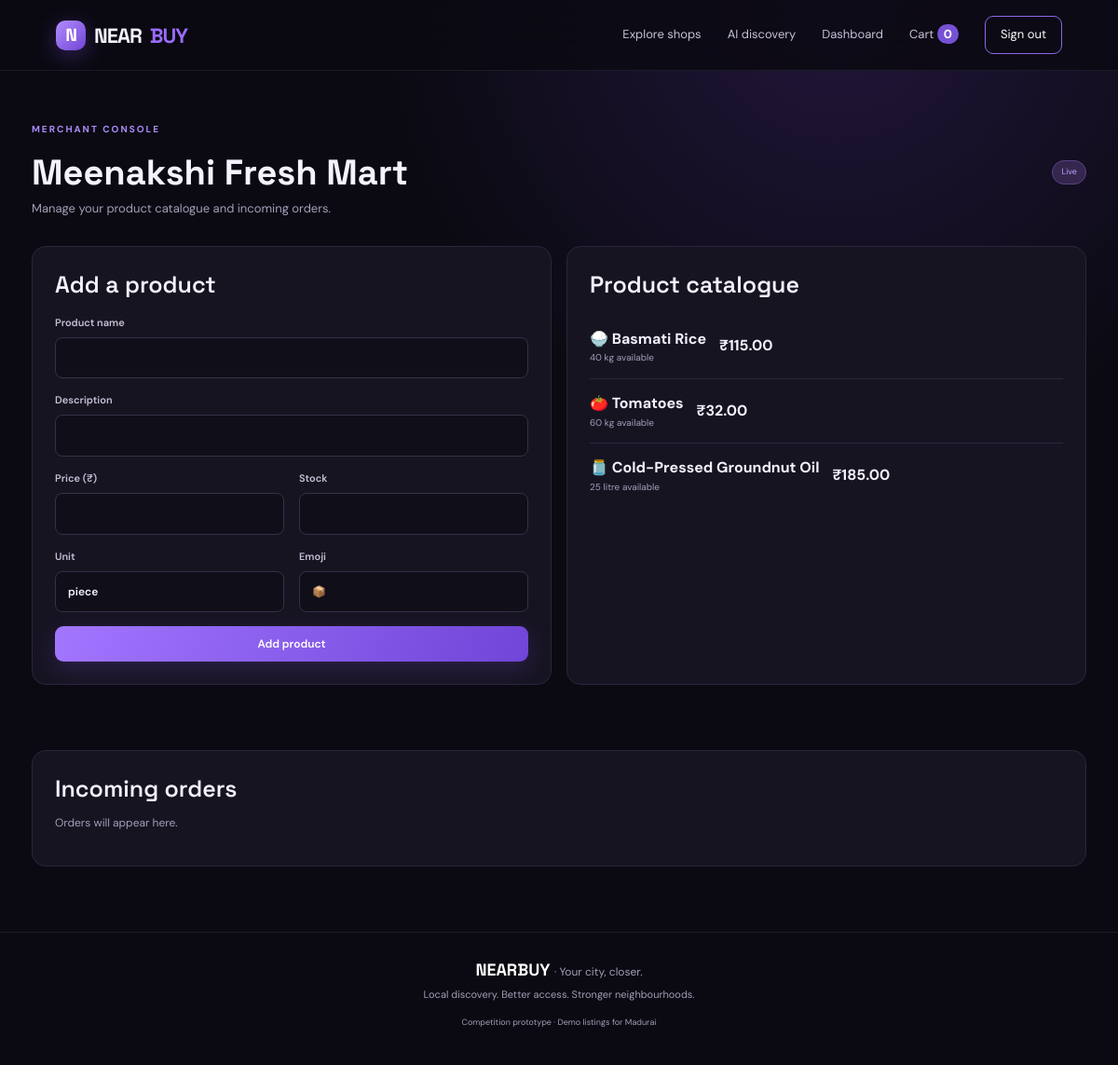
/shop/manage (signed in), run on the app's committed database.
### models.py (models this page shows)
class Shop(db.Model):
    id = db.Column(db.Integer, primary_key=True)
    name = db.Column(db.String(140), nullable=False)
    owner_name = db.Column(db.String(100), nullable=False)
    category = db.Column(db.String(60), nullable=False)
    description = db.Column(db.Text, default="")
    city = db.Column(db.String(80), nullable=False, index=True)
    area = db.Column(db.String(100), default="")
    address = db.Column(db.String(255), default="")
    phone = db.Column(db.String(30), default="")
    approved = db.Column(db.Boolean, default=True)
    created_at = db.Column(db.DateTime, default=datetime.utcnow)
    products = db.relationship("Product", backref="shop", cascade="all, delete-orphan")

class Product(db.Model):
    id = db.Column(db.Integer, primary_key=True)
    shop_id = db.Column(db.Integer, db.ForeignKey("shop.id"), nullable=False)
    name = db.Column(db.String(140), nullable=False)
    description = db.Column(db.Text, default="")
    price = db.Column(db.Numeric(10, 2), nullable=False)
    stock = db.Column(db.Integer, default=0)
    unit = db.Column(db.String(30), default="piece")
    image_emoji = db.Column(db.String(12), default="📦")
    active = db.Column(db.Boolean, default=True)

### app.py (the view)
@app.route("/shop/manage")
@role_required("shopkeeper")
def manage_shop():
    shop = Shop.query.filter_by(owner_name=current_user.name).first()
    if not shop:
        flash("Register your shop first.", "error")
        return redirect(url_for("shop_register"))
    products = Product.query.filter_by(shop_id=shop.id).all()
    orders = Order.query.filter_by(shop_id=shop.id).order_by(Order.created_at.desc()).all()
    return render_template("manage_shop.html", shop=shop, products=products, orders=orders)

### app.py (called while the page is built)
@login_manager.user_loader
def load_user(user_id):
    return db.session.get(User, int(user_id))

def role_required(*roles):
    def decorator(fn):
        @wraps(fn)
        @login_required
        def wrapped(*args, **kwargs):
            if current_user.role not in roles:
                abort(403)
            return fn(*args, **kwargs)
        return wrapped
    return decorator

@app.context_processor
def inject_globals():
    cart = session.get("cart", {})
    return {"cart_count": sum(int(v) for v in cart.values()), "categories": [
        "Groceries", "Furniture", "Meat & Seafood", "Electronics",
        "Clothing", "Hardware", "Pharmacy", "Stationery", "Bakery"
    ]}

### templates/manage_shop.html
{% extends "base.html" %}{% block title %}Manage shop{% endblock %}{% block content %}
<div class="dashboard-head"><div><div class="eyebrow">MERCHANT CONSOLE</div><h1>{{ shop.name }}</h1><p>Manage your product catalogue and incoming orders.</p></div><span class="status">{{ 'Live' if shop.approved else 'Pending approval' }}</span></div>
<div class="two-panels"><section class="panel"><h2>Add a product</h2><form method="post" action="{{ url_for('add_product') }}" class="stack-form"><label>Product name<input name="name" required></label><label>Description<input name="description"></label><div class="form-grid"><label>Price (₹)<input type="number" name="price" min="0.01" step="0.01" required></label><label>Stock<input type="number" name="stock" min="0" required></label></div><div class="form-grid"><label>Unit<input name="unit" value="piece"></label><label>Emoji<input name="emoji" value="📦"></label></div><button class="btn primary">Add product</button></form></section>
<section class="panel"><h2>Product catalogue</h2>{% for p in products %}<div class="order-row"><div><b>{{ p.image_emoji }} {{ p.name }}</b><small>{{ p.stock }} {{ p.unit }} available</small></div><strong>₹{{ '%.2f'|format(p.price) }}</strong></div>{% else %}<p class="muted">No products added yet.</p>{% endfor %}</section></div>
<section class="panel section"><h2>Incoming orders</h2>{% for o in orders %}<div class="order-row"><div><b>Order #{{ o.id }} · {{ o.customer_name }}</b><small>{{ o.delivery_address }} · {{ o.phone }}</small><small>{% for item in o.items %}{{ item.product_name }} × {{ item.quantity }}{% if not loop.last %}, {% endif %}{% endfor %}</small></div><div class="order-right"><b>₹{{ '%.2f'|format(o.total) }}</b><form method="post" action="{{ url_for('shop_order_status', order_id=o.id) }}"><select name="status">{% for s in ['Confirmed','Preparing','Ready for pickup'] %}<option {% if o.status==s %}selected{% endif %}>{{ s }}</option>{% endfor %}</select><button class="btn small">Update</button></form><span class="status">{{ o.status }}</span></div></div>{% else %}<p class="muted">Orders will appear here.</p>{% endfor %}</section>
{% endblock %}

### static/style.css (style rules this page uses)
:root { --bg:#0b0a12;--panel:#151321;--panel2:#1b182a;--line:#2b263c;--text:#f5f2ff;--muted:#a49db7;--purple:#9b6cff;--purple2:#7145d8;--green:#73e0b0;--font:'DM Sans',sans-serif;--display:'Space Grotesk',sans-serif }
* { box-sizing:border-box }
body { margin:0;background:radial-gradient(circle at 75% 0%,#21163a 0,transparent 34%),var(--bg);color:var(--text);font-family:var(--font);line-height:1.55 }
.eyebrow { font-size:10px;font-weight:700;letter-spacing:2px;color:#ad8cff;margin-bottom:14px }
input,select,textarea { background:#100e19;color:var(--text);border:1px solid #373047;border-radius:8px;padding:12px 13px;font:inherit;min-width:0;width:100%;outline:none }
.btn { border:0;border-radius:9px;padding:11px 17px;background:#29243a;color:white;font:600 12px var(--font);cursor:pointer;display:inline-flex;align-items:center;justify-content:center;gap:7px;white-space:nowrap }
.btn.primary { background:linear-gradient(110deg,#a276ff,#7045d8);box-shadow:0 8px 24px #8052df35 }
.section { margin-top:70px }
.section-head h2,.panel h2 { font:600 25px var(--display);margin:0 }
.muted { color:var(--muted);font-size:12px }
.auth-card,.panel { background:#171422;border:1px solid var(--line);border-radius:15px;padding:24px }
.stack-form { display:grid;gap:15px }
.stack-form label,.form-grid label { display:grid;gap:7px;color:#c8c0d6;font-size:11px;font-weight:600 }
.stack-form input,.stack-form select,.stack-form textarea,.form-grid input,.form-grid select,.form-grid textarea { font-size:12px }
.cart-row,.order-row { display:flex;align-items:center;gap:14px;padding:14px 0;border-bottom:1px solid var(--line) }
.cart-row:last-child,.order-row:last-child { border:0 }
.cart-product small,.order-row small { font-size:10px;color:var(--muted);display:block }
.dashboard-head { display:flex;justify-content:space-between;align-items:center;padding:55px 0 25px }
.dashboard-head h1 { font:700 38px var(--display);margin:0 }
.dashboard-head p { color:var(--muted);font-size:13px;margin:5px 0 }
.status { font-size:9px;color:#bfa6ff;background:#34264d;border:1px solid #5b4387;border-radius:20px;padding:5px 9px;white-space:nowrap }
.form-grid { display:grid;grid-template-columns:1fr 1fr;gap:16px }
.two-panels { display:grid;grid-template-columns:1fr 1fr;gap:16px }
.two-panels .panel h2 { margin-bottom:17px }

### data on the page
Shop: name "Meenakshi Fresh Mart", approved "Live"
Product: image_emoji "🍚", name "Basmati Rice", stock "40", unit "kg", price "115.00"
Product: image_emoji "🍅", name "Tomatoes", stock "60", unit "kg", price "32.00"
Product: image_emoji "🫙", name "Cold-Pressed Groundnut Oil", stock "25", unit "litre", price "185.00"

### other printed values
{{ cart_count }} "0"
